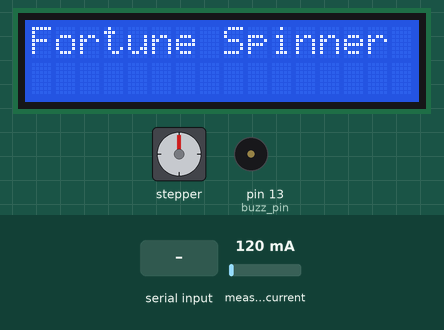
The sketch below on a simulated Arduino Uno, built with avr-gcc and run on an emulated ATmega328P. Parts: 16×2 character LCD, stepper motor, buzzer (waves = sounding). The test bench sets the inputs (shaded band); at power-on: measured current 120 mA. Random numbers use the default seed unless the sketch sets one; stepper angles assume 2048 steps per turn.

Above: at 5.9 s.
6.0 s: measured current set to 291 mA
7.5 s: measured current set to 346 mA
At 8.26 s:
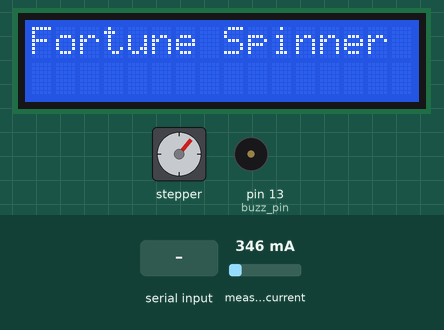
At 15.0 s:
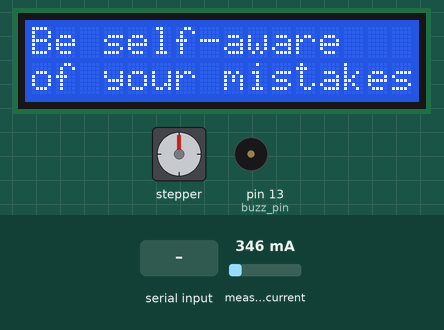
15.1 s: measured current set to 500 mA
At 17.9 s:
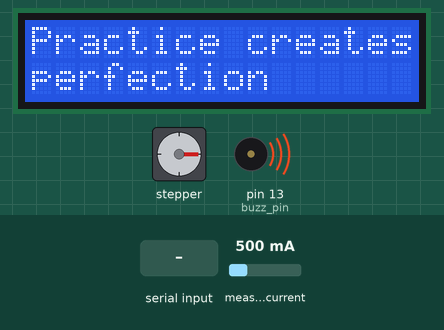
18.1 s: "1" received over Serial
23.7 s: "0" received over Serial
Timing chart, 0 to 35.1 s (numbered marks = the images above; inputs shaded):
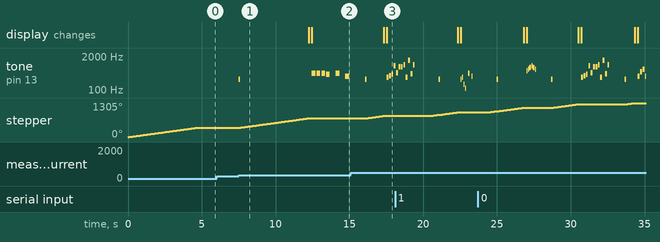

The sketch:

Fortune_Spinner.ino
```cpp
#include <Wire.h>
#include <Stepper.h>
#include <LiquidCrystal.h>
#include "Notes.h"
//#include "pitches.h"
#include <Adafruit_INA219.h>

Adafruit_INA219 ina219;

//Pin definitions
const int buzz_pin = 13;

//initialize LCD
LiquidCrystal lcd(7,6,2,3,4,5);

//initialize Stepper Motor
const int spr = 2048; // Stepper motor steps per revolution
Stepper myStepper(spr, 8, 10, 9, 11);

bool button_pressed = false;
int rand_spin;
int current_fortune = 0;

void setup() {
  pinMode(buzz_pin, OUTPUT);
  Serial.begin(115200);
  myStepper.setSpeed(13);
  lcd.begin(16, 2);
  lcd.print("Fortune Spinner");
  myStepper.step((spr/8)*8);

  //initialize the INA219 current sensor
  if (! ina219.begin()) {
    Serial.println("Failed to find INA219 chip");
    while (1) { delay(10); }
  }

}

void loop() {
  float current_mA = 0;
  current_mA = ina219.getCurrent_mA();

  if(current_mA > 315.0 && button_pressed == false){
    tone(buzz_pin, 261, 100);
    delay(100);
    button_pressed = true;
    rand_spin = random(1,9);
    current_fortune += rand_spin;
    current_fortune %= 8;
    myStepper.step((spr/8)*rand_spin);
    displayFortune(current_fortune);
  }
}

void displayFortune(int roll){
  lcd.clear();
  delay(200);
  switch(roll){
    case 0:
      lcd.print("Be self-aware");
      lcd.setCursor(0,1);
      lcd.print("of your mistakes");
      fortune1(buzz_pin);
      break;
    case 1:
      lcd.print("It is not unwise");
      lcd.setCursor(0,1);
      lcd.print("to ask for help");
      fortune2(buzz_pin);
      break;
    case 2:
      lcd.print("Practice creates");
      lcd.setCursor(0,1);
      lcd.print("perfection");
      fortune3(buzz_pin);
      break;
    case 3:
      lcd.print("Knowledge will");
      lcd.setCursor(0,1);
      lcd.print("come with time");
      fortune4(buzz_pin);
      break;
    case 4:
      lcd.print("Give first in");
      lcd.setCursor(0,1);
      lcd.print("order to take");
      fortune5(buzz_pin);
      break;
    case 5:
      lcd.print("Good things can");
      lcd.setCursor(0,1);
      lcd.print("be unexpected");
      fortune6(buzz_pin);
      break;
    case 6:
      lcd.print("Love truth,");
      lcd.setCursor(0,1);
      lcd.print("but pardon error");
      fortune7(buzz_pin);
      break;
    case 7:
      lcd.print("Welcome changes");
      lcd.setCursor(0,1);
      lcd.print("in your life");
      fortune8(buzz_pin);
      break;
  }
  delay(1000);
  button_pressed = false;
}

void serialEvent(){
  myStepper.step(spr/8);
  while(Serial.available()){
    Serial.read();
  }
}
```

Notes.h
```cpp
/*this file is needed to generate the music when the fortune wheel is spinning. Included is a header
 * file called pitches which imports every possible note that can be generated electronically.
 */
#include "pitches.h"

void fortune1(int buzz_pin)
{
  //Note melody and duration of fortune1
  int melody[] = {NOTE_A4, NOTE_A4, NOTE_A4, NOTE_G4, 0, NOTE_A4, 0, NOTE_E4};
  int noteDurations[] = { 4,4,4,4,4,4,4,4};

  //Loop the melody
  for (int thisNote = 0; thisNote < 8; thisNote++)
  {
    int noteDuration = 1000 / noteDurations[thisNote];
    tone(buzz_pin, melody[thisNote], noteDuration);
    int pauseBetweenNotes = noteDuration * 1.30;
    delay(pauseBetweenNotes);
    noTone(buzz_pin);
  }

}

void fortune2(int buzz_pin)
{
  //Note melody and duration of fortune3
  int melody[] = {NOTE_A4, NOTE_C4, NOTE_F4, NOTE_C4, NOTE_A4, NOTE_C4, NOTE_F4, NOTE_G4};
  int noteDurations[] = { 4,4,4,4,4,4,4,4};

  //loop the melody
  for (int thisNote = 0; thisNote < 8; thisNote++)
  {
    int noteDuration = 1000 / noteDurations[thisNote];
    tone(buzz_pin, melody[thisNote], noteDuration);
    int pauseBetweenNotes = noteDuration * 1.30;
    delay(pauseBetweenNotes);
    noTone(buzz_pin);
  }
}

void fortune3(int buzz_pin)
{
  //Note melody and duration of fortune7
  int melody[] = {NOTE_DS4, NOTE_F4, NOTE_G4, NOTE_GS5, NOTE_AS4, NOTE_G5, NOTE_G5, NOTE_AS5, NOTE_DS4, NOTE_F6, NOTE_GS4, NOTE_AS5};
  int noteDurations[] = { 8,8,8,8,8,8,8,8,8,8,8,8};

  //loop the melody
  for (int thisNote = 0; thisNote < 12; thisNote++)
  {
    int noteDuration = 1000 / noteDurations[thisNote];
    tone(buzz_pin, melody[thisNote], noteDuration);
    int pauseBetweenNotes = noteDuration * 1.30;
    delay(pauseBetweenNotes);
    noTone(buzz_pin);
  }

}


void fortune4(int buzz_pin)
{
  //Note melody and duration of fortune2
  int melody[] = {NOTE_E4, NOTE_B4, NOTE_DS5, NOTE_E4, NOTE_B4, NOTE_DS5, NOTE_E4, NOTE_B4};
  int noteDurations[] = { 8,8,8,8,8,8,8,8};

  //loop the melody
  for (int thisNote = 0; thisNote < 8; thisNote++)
  {
    int noteDuration = 1000 / noteDurations[thisNote];
    tone(buzz_pin, melody[thisNote], noteDuration);
    int pauseBetweenNotes = noteDuration * 1.30;
    delay(pauseBetweenNotes);
    noTone(buzz_pin);
  }
}

void fortune5(int buzz_pin)
{
    //Note melody and duration of fortune8
    int melody[] = {NOTE_C4, NOTE_DS4, NOTE_E3, NOTE_AS2, 0, NOTE_A4, 0, NOTE_E4};
    int noteDurations[] = { 12,12,12,12,12,12,12,12};

    //loop the melody
    for (int thisNote = 0; thisNote < 8; thisNote++)
    {
      int noteDuration = 1000 / noteDurations[thisNote];
      tone(buzz_pin, melody[thisNote], noteDuration);
      int pauseBetweenNotes = noteDuration * 1.30;
      delay(pauseBetweenNotes);
      noTone(buzz_pin);
    }
}


void fortune6(int buzz_pin)
{
  //Note melody and duration of fortune4
  int melody[] = {NOTE_C5, NOTE_D5, NOTE_E5, NOTE_F5, NOTE_G5, NOTE_A5, NOTE_B5, NOTE_C6};
  int noteDurations[] = { 16,16,16,16,16,16,16,16};

  //loop the melody
  for (int thisNote = 0; thisNote < 8; thisNote++)
  {
    int noteDuration = 1000 / noteDurations[thisNote];
    tone(buzz_pin, melody[thisNote], noteDuration);
    int pauseBetweenNotes = noteDuration * 1.30;
    delay(pauseBetweenNotes);
    noTone(buzz_pin);
  }

}

void fortune7(int buzz_pin)
{
  //Note melody and duration of fortune5
  int melody[] = {NOTE_B4, NOTE_A4, NOTE_D5, NOTE_E5, NOTE_A4, NOTE_CS4, NOTE_B4, NOTE_B4};
  int noteDurations[] = { 8,8,8,8,8,8,8,8};

  //loop the melody
  for (int thisNote = 0; thisNote < 8; thisNote++)
  {
    int noteDuration = 1000 / noteDurations[thisNote];
    tone(buzz_pin, melody[thisNote], noteDuration);
    int pauseBetweenNotes = noteDuration * 1.30;
    delay(pauseBetweenNotes);
    noTone(buzz_pin);
  }

}

void fortune8(int buzz_pin)
{
  //Note melody and duration of fortune6
  int melody[] = {NOTE_CS5, NOTE_DS5, NOTE_F5, NOTE_FS5, NOTE_GS5, NOTE_FS5, NOTE_F5, NOTE_DS5};
  int noteDurations[] = { 16,16,16,16,16,16,16,16};

  //loop the melody
  for (int thisNote = 0; thisNote < 8; thisNote++)
  {
    int noteDuration = 1000 / noteDurations[thisNote];
    tone(buzz_pin, melody[thisNote], noteDuration);
    int pauseBetweenNotes = noteDuration * 1.30;
    delay(pauseBetweenNotes);
    noTone(buzz_pin);
  }

}
```

pitches.h
```cpp
/*************************************************
 * Public Constants
 *************************************************/

#define NOTE_B0  31
#define NOTE_C1  33
#define NOTE_CS1 35
#define NOTE_D1  37
#define NOTE_DS1 39
#define NOTE_E1  41
#define NOTE_F1  44
#define NOTE_FS1 46
#define NOTE_G1  49
#define NOTE_GS1 52
#define NOTE_A1  55
#define NOTE_AS1 58
#define NOTE_B1  62
#define NOTE_C2  65
#define NOTE_CS2 69
#define NOTE_D2  73
#define NOTE_DS2 78
#define NOTE_E2  82
#define NOTE_F2  87
#define NOTE_FS2 93
#define NOTE_G2  98
#define NOTE_GS2 104
#define NOTE_A2  110
#define NOTE_AS2 117
#define NOTE_B2  123
#define NOTE_C3  131
#define NOTE_CS3 139
#define NOTE_D3  147
#define NOTE_DS3 156
#define NOTE_E3  165
#define NOTE_F3  175
#define NOTE_FS3 185
#define NOTE_G3  196
#define NOTE_GS3 208
#define NOTE_A3  220
#define NOTE_AS3 233
#define NOTE_B3  247
#define NOTE_C4  262
#define NOTE_CS4 277
#define NOTE_D4  294
#define NOTE_DS4 311
#define NOTE_E4  330
#define NOTE_F4  349
#define NOTE_FS4 370
#define NOTE_G4  392
#define NOTE_GS4 415
#define NOTE_A4  440
#define NOTE_AS4 466
#define NOTE_B4  494
#define NOTE_C5  523
#define NOTE_CS5 554
#define NOTE_D5  587
#define NOTE_DS5 622
#define NOTE_E5  659
#define NOTE_F5  698
#define NOTE_FS5 740
#define NOTE_G5  784
#define NOTE_GS5 831
#define NOTE_A5  880
#define NOTE_AS5 932
#define NOTE_B5  988
#define NOTE_C6  1047
#define NOTE_CS6 1109
#define NOTE_D6  1175
#define NOTE_DS6 1245
#define NOTE_E6  1319
#define NOTE_F6  1397
#define NOTE_FS6 1480
#define NOTE_G6  1568
#define NOTE_GS6 1661
#define NOTE_A6  1760
#define NOTE_AS6 1865
#define NOTE_B6  1976
#define NOTE_C7  2093
#define NOTE_CS7 2217
#define NOTE_D7  2349
#define NOTE_DS7 2489
#define NOTE_E7  2637
#define NOTE_F7  2794
#define NOTE_FS7 2960
#define NOTE_G7  3136
#define NOTE_GS7 3322
#define NOTE_A7  3520
#define NOTE_AS7 3729
#define NOTE_B7  3951
#define NOTE_C8  4186
#define NOTE_CS8 4435
#define NOTE_D8  4699
#define NOTE_DS8 4978
```

Measured:
- the behaviour switches between 315 and 316 mA on measured current (found by bisection; images 0 and 1)
- after the input at 6.0 s, every drawn part: stays the same
- after the input at 7.5 s, tone on pin 13 (buzz_pin): plays 261 Hz for 0.10 s, 440 Hz for 0.25 s, 440 Hz for 0.25 s, 440 Hz for 0.25 s, 392 Hz for 0.25 s, 440 Hz for 0.25 s … (7 notes in this stretch), starting at once; stepper: turns 360° clockwise in 4.6 s, starting after 0.12 s
